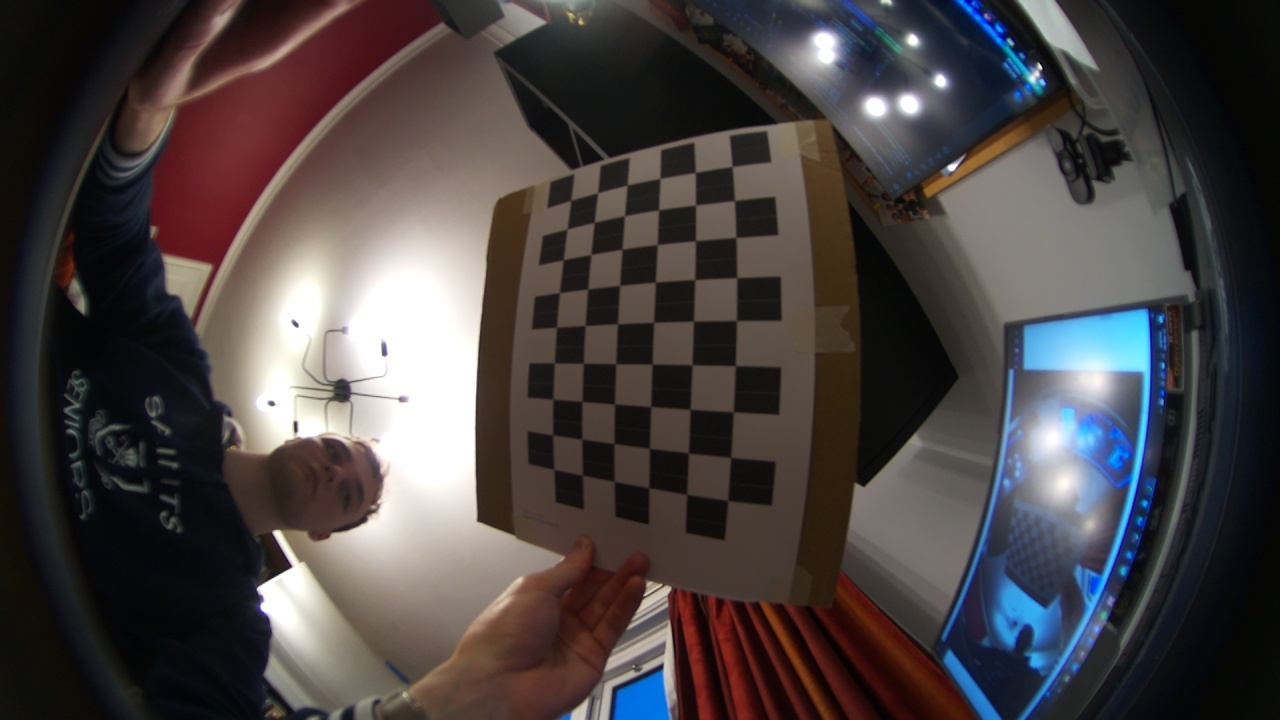
#> input picture fisheye_calibration/img_001.jpg, 1280 x 720 px
$ python undistort.py fisheye_calibration/img_001.jpg   (older library calls are emulated)
#> lines starting #> are read from the running program, lines starting #| are printed output that depends on the picture
import cv2
import numpy as np
import sys
from pathlib import Path
import time

# TODO: Refactor this mess
# class FishEyeCorrector:
#     def __init__(self, dim: Tuple[int, int], k: np.array, d: np.array):
#
# Maybe use @cached_property to memoise constant params we need to calculate (https://stackoverflow.com/a/56097764)

# Logic adapted from https://medium.com/@kennethjiang/calibrate-fisheye-lens-using-opencv-part-2-13990f1b157f

# Calibrated to current lens setup
DIM=(1280, 720)
K=np.array([[375.42727147451, 0.0, 641.496818682067], [0.0, 375.3825372354678, 372.2592486673318], [0.0, 0.0, 1.0]])
D=np.array([[-0.009176217948661868], [-0.00876731233656425], [0.006551298173650552], [-0.0019715619325778844]])

# Compute rectification map on startup to speedup undistortion in production
# This is how scaled_K, dim2 and balance are used to determine the final K used to un-distort image.
balance = 0.3
new_K = cv2.fisheye.estimateNewCameraMatrixForUndistortRectify(K, D, DIM, np.eye(3), balance=balance)
map1, map2 = cv2.fisheye.initUndistortRectifyMap(K, D, np.eye(3), new_K, DIM, cv2.CV_16SC2) # Bulk of time spent here

def main():
    for p in sys.argv[1:]:
        undistort_and_display(Path(p))
#> in undistort_and_display, img is the input picture: shape (720, 1280, 3); mean B, G, R 67, 67.1, 73
#| [WARNING] Image dimensions (720, 1280) do not match calibration dimensions (1280, 720)

def undistort(img):
    undistorted_img = cv2.remap(img, map1, map2, interpolation=cv2.INTER_LINEAR, borderMode=cv2.BORDER_CONSTANT)
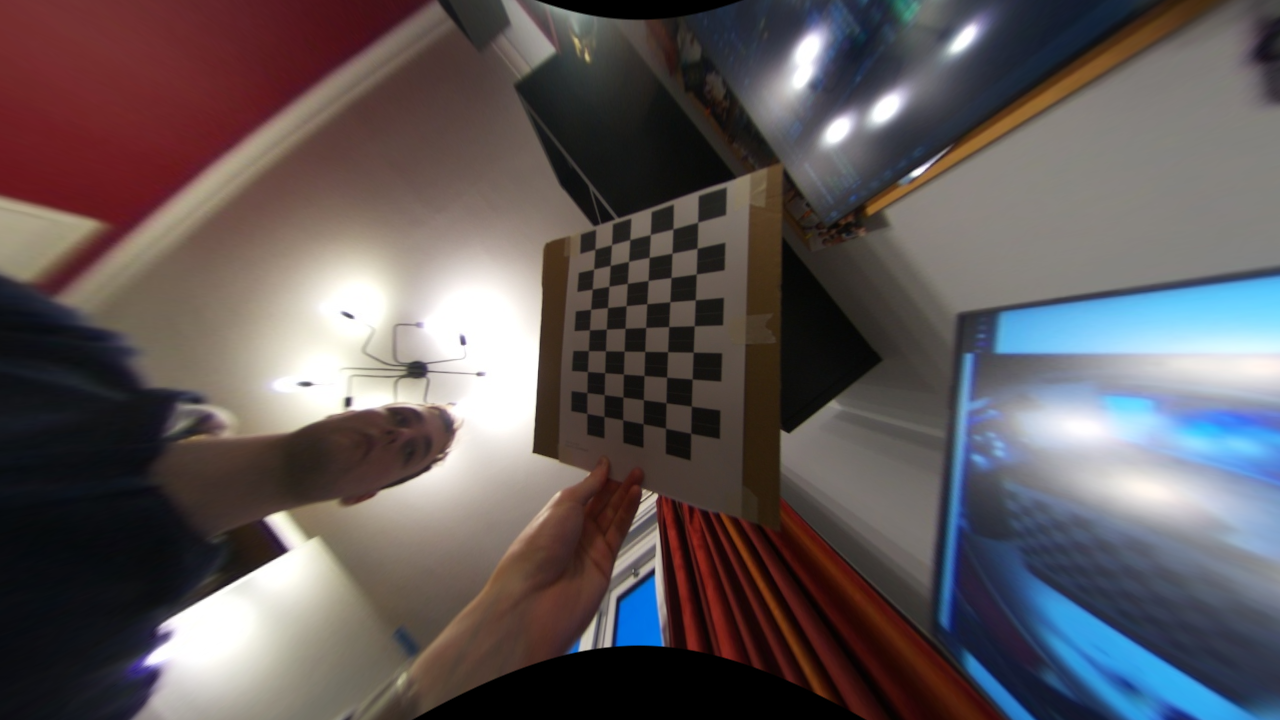
#> undistorted_img: shape (720, 1280, 3); mean B, G, R 89.9, 88.3, 95.7

    # Crop image
    w_crop = 200
    undistorted_img = undistorted_img[:, w_crop:DIM[0]-w_crop]
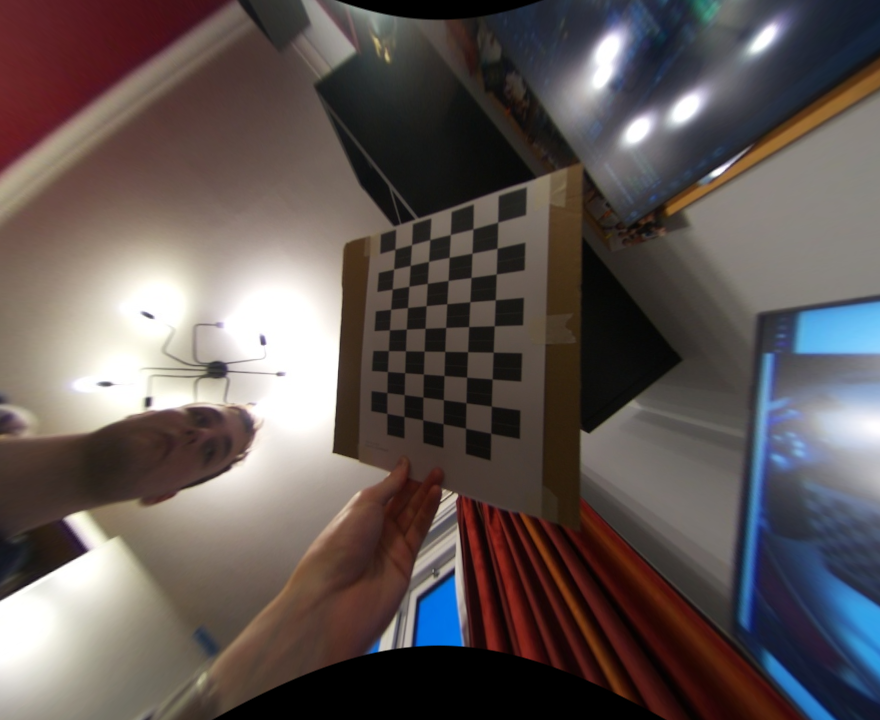
#> undistorted_img: shape (720, 880, 3); mean B, G, R 84.9, 86.7, 96.2

    return undistorted_img

def undistort_and_display(img_path, balance=0.3, dim2=DIM, dim3=DIM):
    """
    Used to test different parameters for undistortion. Recomputes rectification map when called - DO NOT USE IN PRODUCTION.
    """
    print(img_path)
    img = cv2.imread(str(img_path))
    if img.shape[:2] != DIM:
        print(f'[WARNING] Image dimensions {img.shape[:2]} do not match calibration dimensions {DIM}')
    new_K = cv2.fisheye.estimateNewCameraMatrixForUndistortRectify(K, D, dim2, np.eye(3), balance=balance)
    map1, map2 = cv2.fisheye.initUndistortRectifyMap(K, D, np.eye(3), new_K, dim3, cv2.CV_16SC2) # Bulk of time spent here

    start = time.time()
    undistorted_img = undistort(img)
    end = time.time()
    print(f"Took {end-start} to undistort")

    cv2.imshow("undistorted", undistorted_img)
    keypress = cv2.waitKey(0)
#> (key Esc is pressed here)
    if keypress == ord('s'):
        path = img_path.parent / f"{img_path.stem}_undistorted{img_path.suffix}"
        cv2.imwrite(str(path), undistorted_img)
    cv2.destroyAllWindows()

if __name__ == '__main__':
    main()

$ run again, on fisheye_calibration/img_003.jpg
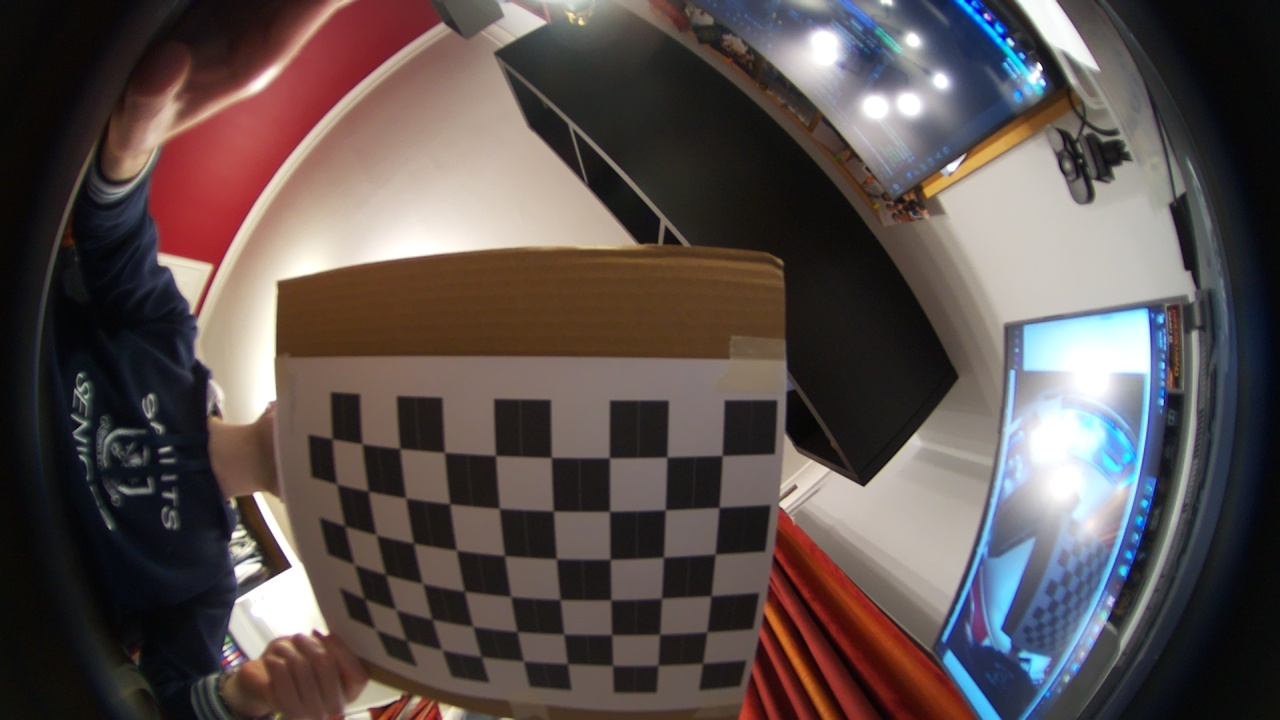
#> input picture fisheye_calibration/img_003.jpg, 1280 x 720 px
#> in undistort_and_display, img is the input picture: shape (720, 1280, 3); mean B, G, R 78.1, 80.1, 90.7
#| [WARNING] Image dimensions (720, 1280) do not match calibration dimensions (1280, 720)
#> in undistort, `undistorted_img = cv2.remap(img, map1, map2, interpolation=cv2.INTER_L..`:
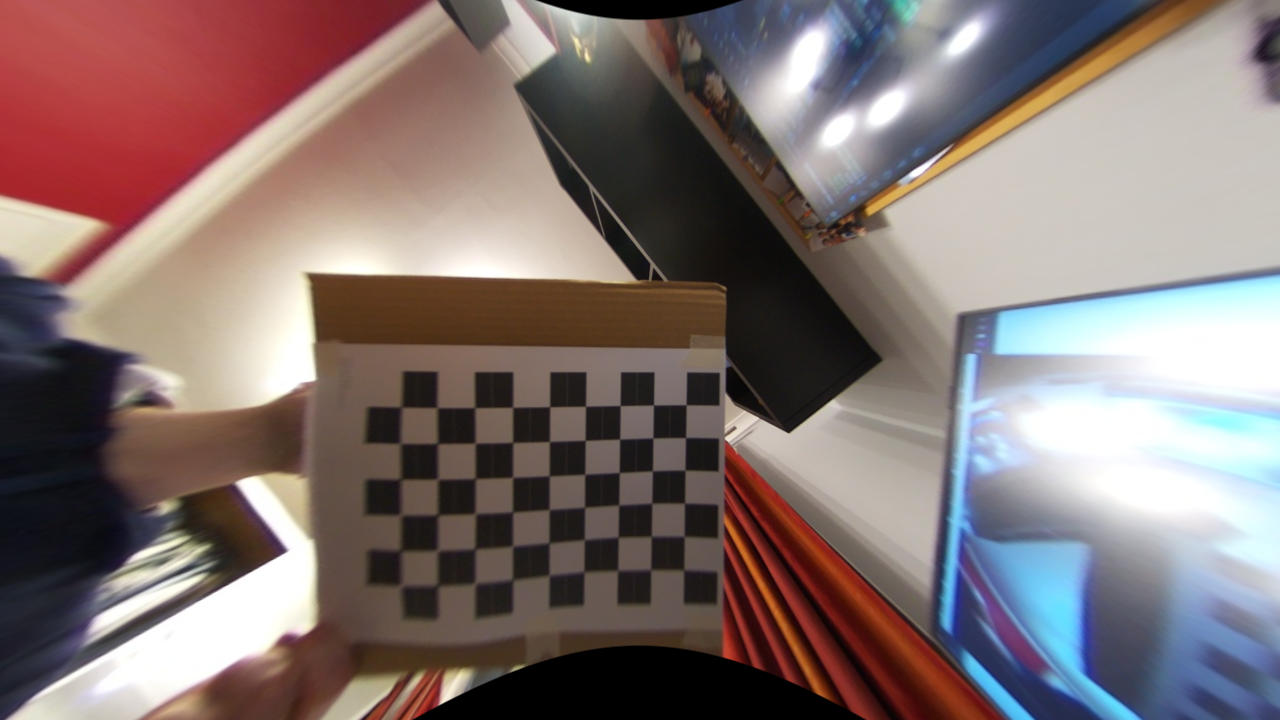
#> undistorted_img: shape (720, 1280, 3); mean B, G, R 112.9, 115, 130.7
#> in undistort, `undistorted_img = undistorted_img[:, w_crop:DIM[0]-w_crop]`:
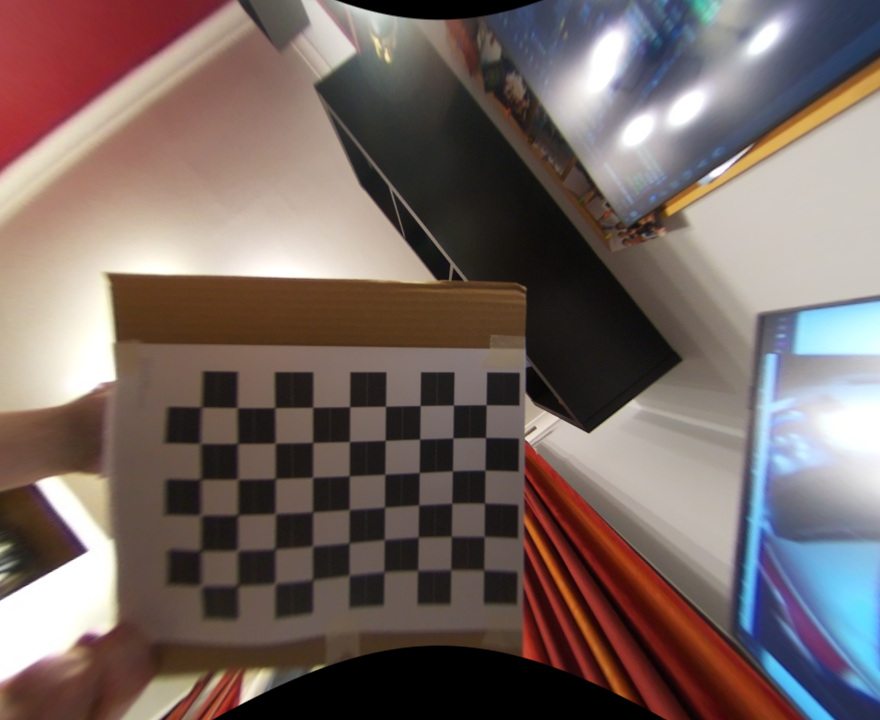
#> undistorted_img: shape (720, 880, 3); mean B, G, R 99, 103.3, 118.4

$ run again, on fisheye_calibration/img_004.jpg
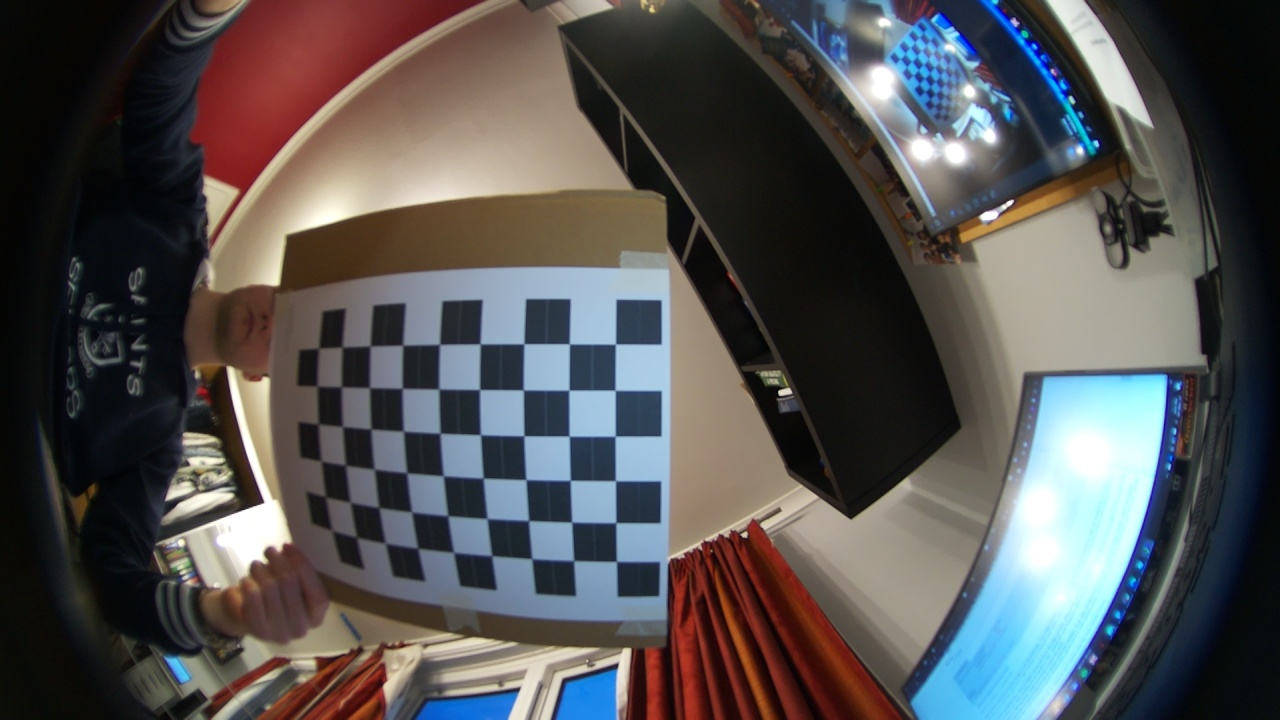
#> input picture fisheye_calibration/img_004.jpg, 1280 x 720 px
#> in undistort_and_display, img is the input picture: shape (720, 1280, 3); mean B, G, R 81.5, 81.5, 83.7
#| [WARNING] Image dimensions (720, 1280) do not match calibration dimensions (1280, 720)
#> in undistort, `undistorted_img = cv2.remap(img, map1, map2, interpolation=cv2.INTER_L..`:
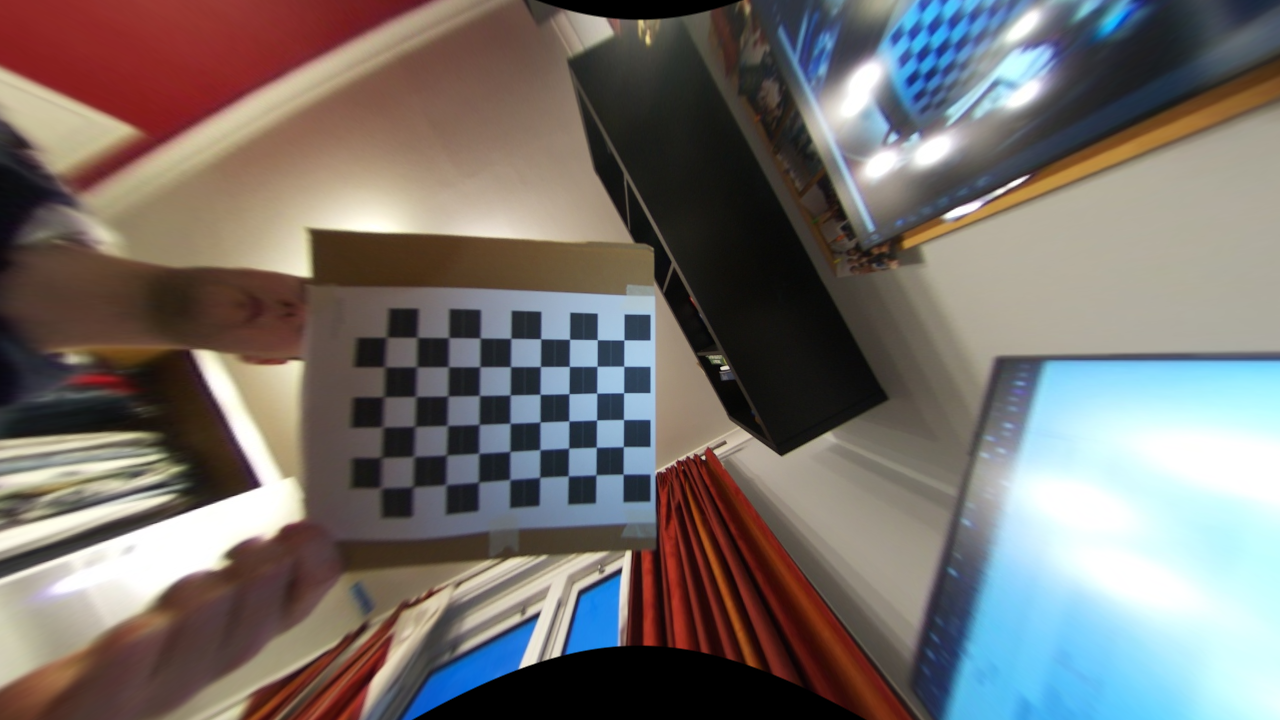
#> undistorted_img: shape (720, 1280, 3); mean B, G, R 109.2, 112.7, 118.3
#> in undistort, `undistorted_img = undistorted_img[:, w_crop:DIM[0]-w_crop]`:
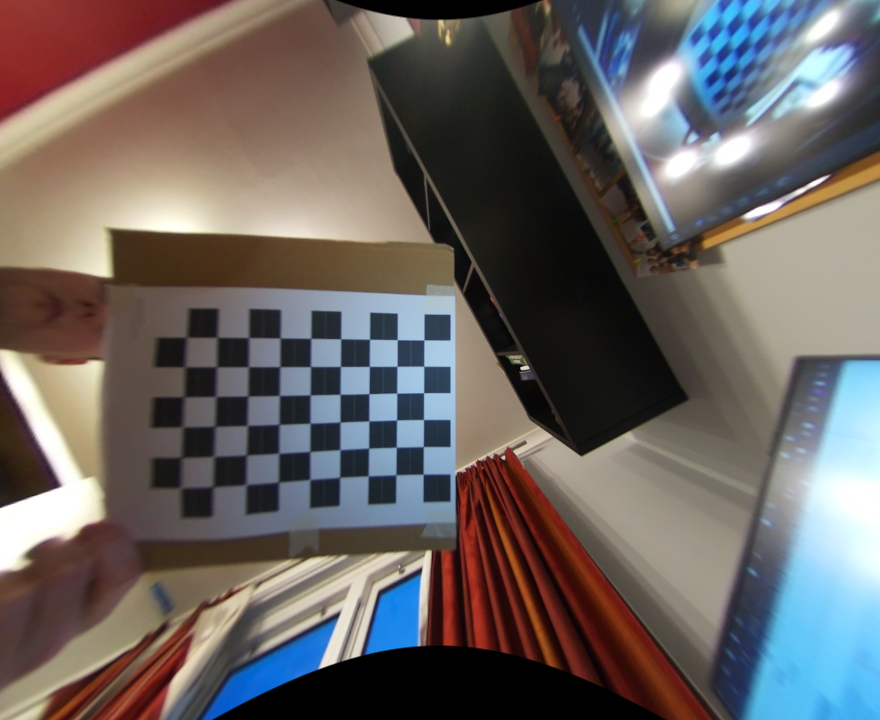
#> undistorted_img: shape (720, 880, 3); mean B, G, R 96.7, 99.2, 105.7
